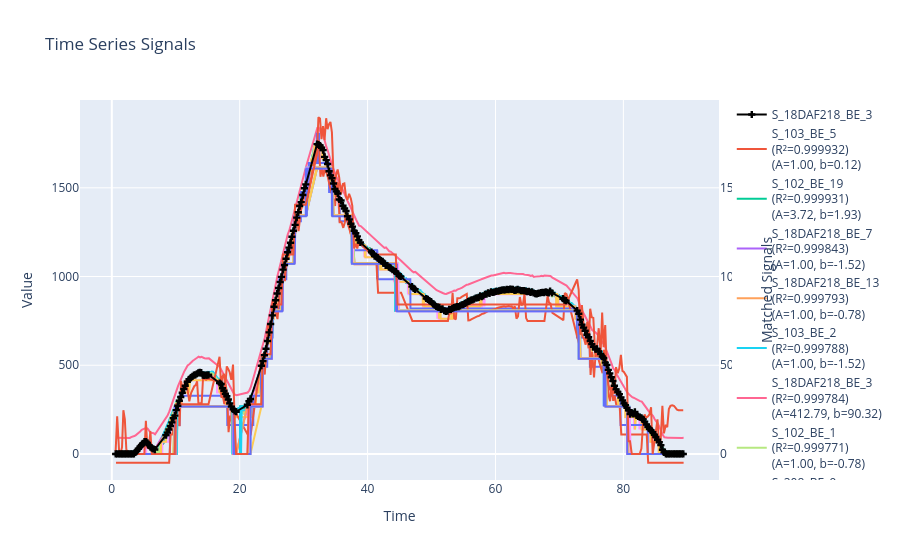

Notebook code for this chart:
### Code cell
## Plot matches for comparison (normalized)
# First signal is the reference (black, with markers)
f = decoder.plot_signal_matches(known_signal_speed, candidates_speed, return_fig=False)

### Figure 1 — Plotly figure (JSON) as saved in the notebook; plotly's stock layout.template omitted (floating-point values rounded to 4 significant figures; data arrays with more than 128 entries replaced by an {"elided": "..."} marker saying what was removed)
{"data": [{"line": {"color": "black"}, "marker": {"symbol": "cross"}, "mode": "lines+markers", "name": "S_18DAF218_BE_3", "showlegend": true, "type": "scatter", "x": {"elided": "303 float values"}, "y": {"elided": "303 float values"}, "yaxis": "y2"}, {"mode": "lines", "name": "S_103_BE_5<br>(R²=0.999932)<br>(A=1.00, b=0.12)", "showlegend": true, "type": "scatter", "x": {"elided": "8890 float values"}, "y": {"elided": "8890 float values"}}, {"mode": "lines", "name": "S_102_BE_19<br>(R²=0.999931)<br>(A=3.72, b=1.93)", "showlegend": true, "type": "scatter", "x": {"elided": "8890 float values"}, "y": {"elided": "8890 float values"}}, {"mode": "lines", "name": "S_18DAF218_BE_7<br>(R²=0.999843)<br>(A=1.00, b=-1.52)", "showlegend": true, "type": "scatter", "x": {"elided": "303 float values"}, "y": {"elided": "303 float values"}}, {"mode": "lines", "name": "S_18DAF218_BE_13<br>(R²=0.999793)<br>(A=1.00, b=-0.78)", "showlegend": true, "type": "scatter", "x": {"elided": "303 float values"}, "y": {"elided": "303 float values"}}, {"mode": "lines", "name": "S_103_BE_2<br>(R²=0.999788)<br>(A=1.00, b=-1.52)", "showlegend": true, "type": "scatter", "x": {"elided": "8890 float values"}, "y": {"elided": "8890 float values"}}, {"mode": "lines", "name": "S_18DAF218_BE_3<br>(R²=0.999784)<br>(A=412.79, b=90.32)", "showlegend": true, "type": "scatter", "x": {"elided": "303 float values"}, "y": {"elided": "303 float values"}}, {"mode": "lines", "name": "S_102_BE_1<br>(R²=0.999771)<br>(A=1.00, b=-0.78)", "showlegend": true, "type": "scatter", "x": {"elided": "8890 float values"}, "y": {"elided": "8890 float values"}}, {"mode": "lines", "name": "S_208_BE_9<br>(R²=0.999770)<br>(A=1.61, b=-0.28)", "showlegend": true, "type": "scatter", "x": {"elided": "4446 float values"}, "y": {"elided": "4446 float values"}}, {"mode": "lines", "name": "S_201_BE_3<br>(R²=0.999726)<br>(A=0.13, b=-0.54)", "showlegend": true, "type": "scatter", "x": {"elided": "4445 float values"}, "y": {"elided": "4445 float values"}}, {"mode": "lines", "name": "S_201_LE_15<br>(R²=0.999726)<br>(A=0.13, b=-0.54)", "showlegend": true, "type": "scatter", "x": {"elided": "4445 float values"}, "y": {"elided": "4445 float values"}}, {"mode": "lines", "name": "S_482_BE_1<br>(R²=0.999598)<br>(A=0.04, b=-0.04)", "showlegend": true, "type": "scatter", "x": {"elided": "178 float values"}, "y": {"elided": "178 float values"}}, {"mode": "lines", "name": "S_482_LE_1<br>(R²=0.999598)<br>(A=0.04, b=-0.04)", "showlegend": true, "type": "scatter", "x": {"elided": "178 float values"}, "y": {"elided": "178 float values"}}, {"mode": "lines", "name": "S_18DAF218_BE_11<br>(R²=0.999569)<br>(A=1.00, b=1.49)", "showlegend": true, "type": "scatter", "x": {"elided": "303 float values"}, "y": {"elided": "303 float values"}}, {"mode": "lines", "name": "S_103_BE_7<br>(R²=0.999564)<br>(A=1.00, b=1.56)", "showlegend": true, "type": "scatter", "x": {"elided": "8890 float values"}, "y": {"elided": "8890 float values"}}, {"mode": "lines", "name": "S_102_BE_21<br>(R²=0.999563)<br>(A=3.73, b=7.43)", "showlegend": true, "type": "scatter", "x": {"elided": "8890 float values"}, "y": {"elided": "8890 float values"}}, {"mode": "lines", "name": "S_18DAF218_BE_15<br>(R²=0.999515)<br>(A=1.00, b=0.30)", "showlegend": true, "type": "scatter", "x": {"elided": "303 float values"}, "y": {"elided": "303 float values"}}, {"mode": "lines", "name": "S_103_BE_9<br>(R²=0.999462)<br>(A=1.00, b=0.48)", "showlegend": true, "type": "scatter", "x": {"elided": "8890 float values"}, "y": {"elided": "8890 float values"}}, {"mode": "lines", "name": "S_102_LE_23<br>(R²=0.998039)<br>(A=0.01, b=-0.36)", "showlegend": true, "type": "scatter", "x": {"elided": "8890 float values"}, "y": {"elided": "8890 float values"}}, {"mode": "lines", "name": "S_102_LE_20<br>(R²=0.997801)<br>(A=0.01, b=-0.31)", "showlegend": true, "type": "scatter", "x": {"elided": "8890 float values"}, "y": {"elided": "8890 float values"}}, {"mode": "lines", "name": "S_208_LE_13<br>(R²=0.989309)<br>(A=0.01, b=-0.35)", "showlegend": true, "type": "scatter", "x": {"elided": "4446 float values"}, "y": {"elided": "4446 float values"}}, {"mode": "lines", "name": "S_18DAF218_LE_5<br>(R²=0.983946)<br>(A=1.60, b=-49.38)", "showlegend": true, "type": "scatter", "x": {"elided": "303 float values"}, "y": {"elided": "303 float values"}}, {"mode": "lines", "name": "S_103_LE_23<br>(R²=0.976180)<br>(A=0.00, b=-0.31)", "showlegend": true, "type": "scatter", "x": {"elided": "8890 float values"}, "y": {"elided": "8890 float values"}}, {"mode": "lines", "name": "S_18DAF218_LE_18<br>(R²=0.975996)<br>(A=0.00, b=-0.31)", "showlegend": true, "type": "scatter", "x": {"elided": "303 float values"}, "y": {"elided": "303 float values"}}, {"mode": "lines", "name": "S_18DAF218_LE_13<br>(R²=0.975866)<br>(A=0.00, b=-0.31)", "showlegend": true, "type": "scatter", "x": {"elided": "303 float values"}, "y": {"elided": "303 float values"}}, {"mode": "lines", "name": "S_103_LE_27<br>(R²=0.975648)<br>(A=0.00, b=-0.31)", "showlegend": true, "type": "scatter", "x": {"elided": "8890 float values"}, "y": {"elided": "8890 float values"}}, {"mode": "lines", "name": "S_102_LE_53<br>(R²=0.975616)<br>(A=0.00, b=-0.31)", "showlegend": true, "type": "scatter", "x": {"elided": "8890 float values"}, "y": {"elided": "8890 float values"}}, {"mode": "lines", "name": "S_18DAF218_LE_8<br>(R²=0.975473)<br>(A=0.00, b=-0.29)", "showlegend": true, "type": "scatter", "x": {"elided": "303 float values"}, "y": {"elided": "303 float values"}}, {"mode": "lines", "name": "S_103_LE_18<br>(R²=0.975336)<br>(A=0.00, b=-0.30)", "showlegend": true, "type": "scatter", "x": {"elided": "8890 float values"}, "y": {"elided": "8890 float values"}}, {"mode": "lines", "name": "S_18DAF218_LE_3<br>(R²=0.974561)<br>(A=0.00, b=-0.30)", "showlegend": true, "type": "scatter", "x": {"elided": "303 float values"}, "y": {"elided": "303 float values"}}, {"mode": "lines", "name": "S_103_LE_15<br>(R²=0.974462)<br>(A=0.00, b=-0.31)", "showlegend": true, "type": "scatter", "x": {"elided": "8890 float values"}, "y": {"elided": "8890 float values"}}, {"mode": "lines", "name": "S_18DAF218_LE_3<br>(R²=0.940309)<br>(A=0.91, b=-0.35)", "showlegend": true, "type": "scatter", "x": {"elided": "303 float values"}, "y": {"elided": "303 float values"}}], "layout": {"title": {"text": "Time Series Signals"}, "xaxis": {"title": {"text": "Time"}}, "yaxis": {"range": [-146.7, 1995.0], "title": {"text": "Value"}}, "yaxis2": {"overlaying": "y", "range": [-146.7, 1995.0], "showgrid": false, "side": "right", "title": {"text": "Matched Signals"}}}}
